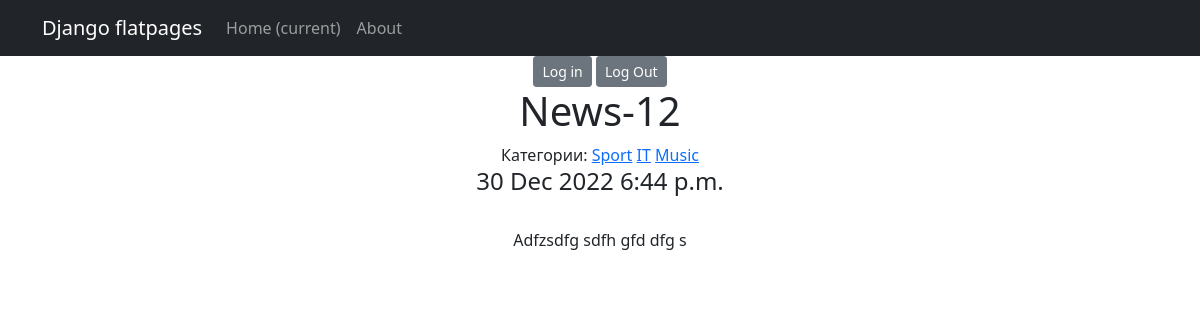
Page /news/33 on the committed database.
### news/models.py (models this page shows, shortened)
class Post(models.Model):
    authorP = models.ForeignKey(Author, on_delete=models.CASCADE)
    articles = "AR"
    news = "NW"
    CATEGORY_TYPES = [
        (articles, 'Статья'),
        (news, 'Новость')
    ]
    category_type = models.CharField(max_length=2, choices=CATEGORY_TYPES, default=news)
    time_add = models.DateTimeField(auto_now_add=True)
    post_category = models.ManyToManyField(Category, through='PostCategory')
    title = models.CharField(max_length=255)
    text = models.TextField()
    rating = models.IntegerField(default=0)

class Category(models.Model):
    name = models.CharField(max_length=127, unique=True)
    subscribers = models.ManyToManyField(User, through='SubscribeCategory')

### news/views.py (the view)
# urls.py: path('<int:pk>', NewsDetail.as_view(), name='news_detail'),
class NewsDetail(DetailView):
    model = Post
    template_name = 'news_detail.html'
    context_object_name = 'new1'

### news/templatetags/d36_filters.py (called while the page is built)
@register.filter()
def censor(txt):
    replace_list = ['some', 'news-1']
    if not isinstance(txt, str):
        raise TypeError(f'invalid object type for censorship')
    else:
        for word in txt.split(" "):
            if word.lower() in replace_list:
                txt = txt.replace(word, f'{word[0]}{"*"*(len(word)-2)}{word[-1]}')
    return txt

### templates/news_detail.html (shortened to what this page needs)
{% extends 'flatpages/default.html' %}
{% load d36_filters %}
{% block content %}
<a href="/accounts/login" class="btn btn-secondary btn-sm">Log in</a>
<a href="/accounts/logout" class="btn btn-secondary btn-sm">Log Out</a>
<td><h1>{{ new1.title|censor }}</h1></td>
<td>
    {% if new1.post_category.all %}
        Категории:
        {% endif %}
{% for cat in new1.post_category.all %}
    <a href="{% url 'category_list' cat.id %}">{{ cat.name }}</a>
    {% endfor %}
</td>
<br>
<h4>
{{ new1.time_add|date:'d M Y' }}
{{ new1.time_add|time }}
</h4>
<br>
<td>{{ new1.text|censor}}</td>
<br>
{% endblock content %}

### rows in the picture
Post: title|censor "News-12", time_add "30 Dec 2022", time_add "6:44 p.m.", text|censor "Adfzsdfg sdfh gfd dfg s"
Category: name "Sport"
Category: name "IT"
Category: name "Music"
